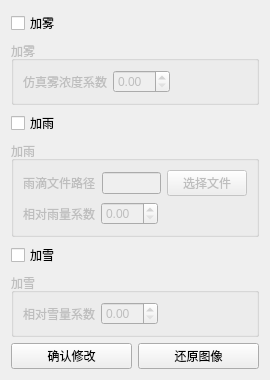
<?xml version="1.0" encoding="UTF-8"?>
<ui version="4.0">
 <class>ProcessListClass</class>
 <widget class="QWidget" name="ProcessListClass">
  <property name="geometry">
   <rect>
    <x>0</x>
    <y>0</y>
    <width>270</width>
    <height>354</height>
   </rect>
  </property>
  <property name="windowTitle">
   <string>处理列表</string>
  </property>
  <layout class="QVBoxLayout" name="verticalLayout_2">
   <item>
    <widget class="QCheckBox" name="cB_addFog">
     <property name="text">
      <string>加雾</string>
     </property>
    </widget>
   </item>
   <item>
    <widget class="QGroupBox" name="gB_addFog">
     <property name="enabled">
      <bool>false</bool>
     </property>
     <property name="title">
      <string>加雾</string>
     </property>
     <layout class="QHBoxLayout" name="horizontalLayout">
      <item>
       <widget class="QLabel" name="label">
        <property name="text">
         <string>仿真雾浓度系数</string>
        </property>
       </widget>
      </item>
      <item>
       <widget class="QDoubleSpinBox" name="fog_para"/>
      </item>
      <item>
       <spacer name="horizontalSpacer">
        <property name="orientation">
         <enum>Qt::Horizontal</enum>
        </property>
        <property name="sizeHint" stdset="0">
         <size>
          <width>40</width>
          <height>20</height>
         </size>
        </property>
       </spacer>
      </item>
     </layout>
    </widget>
   </item>
   <item>
    <widget class="QCheckBox" name="cB_addRain">
     <property name="text">
      <string>加雨</string>
     </property>
    </widget>
   </item>
   <item>
    <widget class="QGroupBox" name="gB_addRain">
     <property name="enabled">
      <bool>false</bool>
     </property>
     <property name="title">
      <string>加雨</string>
     </property>
     <layout class="QVBoxLayout" name="verticalLayout">
      <item>
       <layout class="QHBoxLayout" name="horizontalLayout_2">
        <item>
         <widget class="QLabel" name="label_4">
          <property name="text">
           <string>雨滴文件路径</string>
          </property>
         </widget>
        </item>
        <item>
         <widget class="QLineEdit" name="rain_path"/>
        </item>
        <item>
         <widget class="QPushButton" name="pushButton">
          <property name="text">
           <string>选择文件</string>
          </property>
         </widget>
        </item>
       </layout>
      </item>
      <item>
       <layout class="QHBoxLayout" name="horizontalLayout_3">
        <item>
         <widget class="QLabel" name="label_5">
          <property name="text">
           <string>相对雨量系数</string>
          </property>
         </widget>
        </item>
        <item>
         <widget class="QDoubleSpinBox" name="rain_para"/>
        </item>
        <item>
         <spacer name="horizontalSpacer_3">
          <property name="orientation">
           <enum>Qt::Horizontal</enum>
          </property>
          <property name="sizeHint" stdset="0">
           <size>
            <width>40</width>
            <height>20</height>
           </size>
          </property>
         </spacer>
        </item>
       </layout>
      </item>
     </layout>
    </widget>
   </item>
   <item>
    <widget class="QCheckBox" name="cB_addSnow">
     <property name="text">
      <string>加雪</string>
     </property>
    </widget>
   </item>
   <item>
    <widget class="QGroupBox" name="gB_addSnow">
     <property name="enabled">
      <bool>false</bool>
     </property>
     <property name="title">
      <string>加雪</string>
     </property>
     <layout class="QHBoxLayout" name="horizontalLayout_4">
      <item>
       <widget class="QLabel" name="label_2">
        <property name="text">
         <string>相对雪量系数</string>
        </property>
       </widget>
      </item>
      <item>
       <widget class="QDoubleSpinBox" name="snow_para"/>
      </item>
      <item>
       <spacer name="horizontalSpacer_2">
        <property name="orientation">
         <enum>Qt::Horizontal</enum>
        </property>
        <property name="sizeHint" stdset="0">
         <size>
          <width>40</width>
          <height>20</height>
         </size>
        </property>
       </spacer>
      </item>
     </layout>
    </widget>
   </item>
   <item>
    <spacer name="verticalSpacer">
     <property name="orientation">
      <enum>Qt::Vertical</enum>
     </property>
     <property name="sizeHint" stdset="0">
      <size>
       <width>20</width>
       <height>40</height>
      </size>
     </property>
    </spacer>
   </item>
   <item>
    <layout class="QHBoxLayout" name="horizontalLayout_5">
     <item>
      <widget class="QPushButton" name="pB_do">
       <property name="text">
        <string>确认修改</string>
       </property>
      </widget>
     </item>
     <item>
      <widget class="QPushButton" name="pB_reset">
       <property name="text">
        <string>还原图像</string>
       </property>
      </widget>
     </item>
    </layout>
   </item>
  </layout>
 </widget>
 <resources/>
 <connections>
  <connection>
   <sender>cB_addFog</sender>
   <signal>toggled(bool)</signal>
   <receiver>gB_addFog</receiver>
   <slot>setEnabled(bool)</slot>
   <hints>
    <hint type="sourcelabel">
     <x>134</x>
     <y>12</y>
    </hint>
    <hint type="destinationlabel">
     <x>134</x>
     <y>44</y>
    </hint>
   </hints>
  </connection>
  <connection>
   <sender>cB_addRain</sender>
   <signal>toggled(bool)</signal>
   <receiver>gB_addRain</receiver>
   <slot>setEnabled(bool)</slot>
   <hints>
    <hint type="sourcelabel">
     <x>134</x>
     <y>76</y>
    </hint>
    <hint type="destinationlabel">
     <x>134</x>
     <y>120</y>
    </hint>
   </hints>
  </connection>
  <connection>
   <sender>cB_addSnow</sender>
   <signal>toggled(bool)</signal>
   <receiver>gB_addSnow</receiver>
   <slot>setEnabled(bool)</slot>
   <hints>
    <hint type="sourcelabel">
     <x>134</x>
     <y>165</y>
    </hint>
    <hint type="destinationlabel">
     <x>134</x>
     <y>197</y>
    </hint>
   </hints>
  </connection>
 </connections>
</ui>
